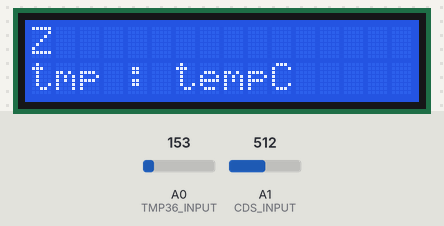
Bench run of a sketch on a simulated Arduino Uno, built with avr-gcc and run on an emulated ATmega328P. Parts: 16×2 character LCD. Inputs (shaded band) come from the test bench; at power-on: A1 (CDS_INPUT) = 512, A0 (TMP36_INPUT) = 153. What the sketch prints to the serial monitor is not drawn.

Above: at 4.6 s.
4.7 s: A1 (CDS_INPUT) set to 517
At 6.5 s:
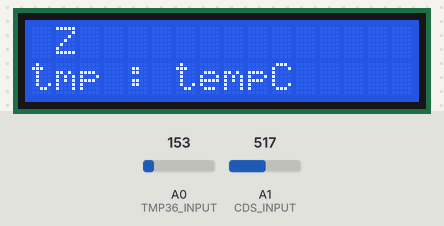
7.6 s: A1 (CDS_INPUT) set to 511
At 11.0 s:
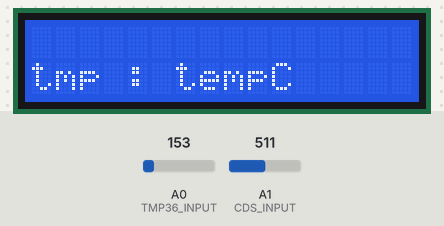
11.6 s: A1 (CDS_INPUT) set to 306
15.6 s: A1 (CDS_INPUT) set to 0
At 18.7 s:
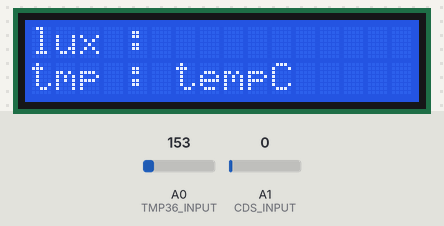
19.7 s: A1 (CDS_INPUT) set to 122
At 23.3 s:
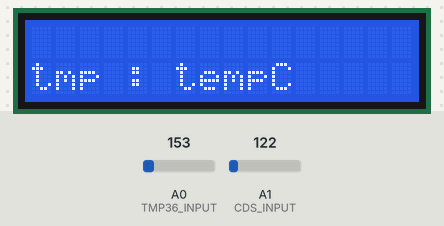
23.7 s: A1 (CDS_INPUT) set to 1023
At 26.6 s:
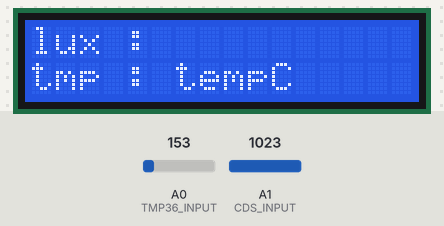
Timing chart, 0 to 28.1 s (numbered marks = the images above; inputs shaded):
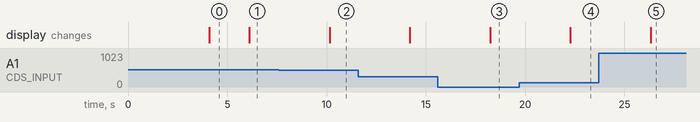

The sketch:

arXX_cds_tmp36.ino
```cpp
//  temperature & lux
#define TMP36_INPUT 0
#define CDS_INPUT 1
#include <LiquidCrystal_I2C.h>
#include <Wire.h>

LiquidCrystal_I2C lcd(0x3F,16,2);
void setup() {
  Serial.begin(9600);
  lcd.init(); // LCD 설정
  lcd.clear();      // LCD를 모두 지운다.
  lcd.backlight();  // 백라이트를 켠다.
  lcd.setCursor(0,0);
  lcd.print("AR06_Exam");
  delay(3000);

}

void loop() {
  // Temperature from TMP36
  int temp_value = analogRead(TMP36_INPUT);
  // converting that reading to voltage
  float voltage = temp_value * 5.0 * 1000;  // in mV
  voltage /= 1023.0;
  float tempC = (voltage - 500) / 10 ;

  // Lux from CdS (LDR)
  int cds_value = analogRead(CDS_INPUT);
  int lux = int(luminosity(cds_value));
  Serial.print("AR06,");
  Serial.print(tempC);
  Serial.print(",");
  Serial.println(lux);

  delay(1000);

  lcd.clear();
  lcd.setCursor(0,0);
  lcd.print("lux : "+ lux);
  lcd.setCursor(0,1);
  lcd.println("tmp : tempC");
  delay(1000);


}

//Voltage to Lux
double luminosity (int RawADC0){
  double Vout=RawADC0*5.0/1023.0;  // 5/1023 (Vin = 5 V)
  double lux=(2500/Vout-500)/10.0;
  // lux = 500 / Rldr, Vout = Ildr*Rldr = (5/(10 + Rldr))*Rldr
  return lux;
}
```

Measured:
- the behaviour switches between 516 and 517 on A1 (CDS_INPUT) (found by bisection; images 0 and 1)
- after the input at 4.7 s, the display: changes after 1.4 s (image 1)
- after the input at 7.6 s, the display: changes after 2.6 s (image 2)
- after the input at 15.6 s, the display: changes after 2.6 s (image 3)
- after the input at 19.7 s, the display: changes after 2.6 s (image 4)
- after the input at 23.7 s, the display: changes after 2.6 s (image 5)
